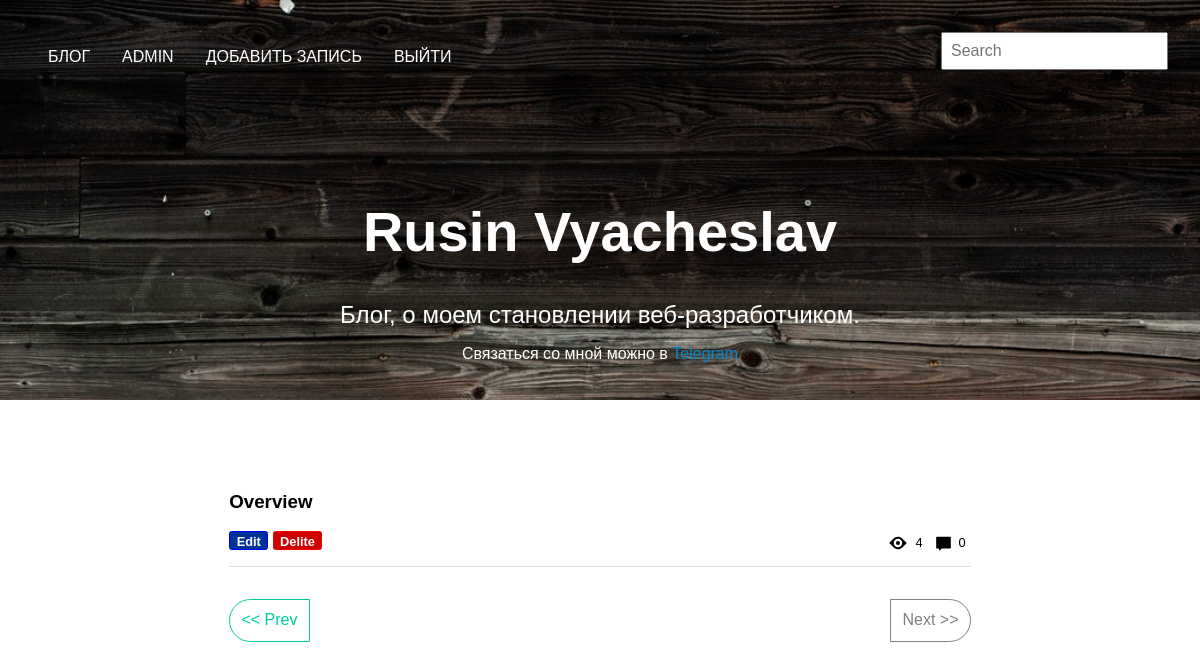
Page /admin?page=3 (signed in) on the committed database.
### app/models.py (models this page shows)
class Post(db.Model):
	id = db.Column(db.Integer, primary_key=True)
	header = db.Column(db.String(128), index=True)
	text = db.Column(db.String(512))
	date = db.Column(db.DateTime(), default=datetime.utcnow)
	user_id = db.Column(db.Integer, db.ForeignKey('user.id'))
	comment_id = db.relationship('Comment', backref='post', lazy=True)
	add_comment = db.Column(db.Boolean)
	views = db.Column(db.Integer(), default=0)

### app/views.py (the view)
@app.route('/admin', methods=['GET'])
@login_required
def admin():
	page = request.args.get('page', 1, type=int)
	posts = Post.query.order_by(Post.date.desc()).paginate(page, app.config['ADMIN_PER_PAGE'], error_out=False)
	comment_count = Comment.query.filter(Comment.post_id==Post.id).count()
	return render_template('admin.html', posts=posts, com_ct=comment_count)

### app/models.py (called while the page is built)
@login.user_loader
def load_user(id):
	return User.query.get(int(id))

### app/views.py (called while the page is built)
@app.context_processor
def utility_processor():
    def comment_ct(id):
        return Comment.query.filter(Comment.post_id==id).count()
    return dict(comment_ct=comment_ct)

### app/templates/admin.html
{% extends 'base.html' %}
{% block header %}
  {% include '_header.html' %}
{% endblock %}
{% block content %}
  <section class='main'>
      <div class='post' id='post'>
        {% for post in posts.items %}
        <h3 class='post__header'>
          <a style='color: black;' href="{{ url_for('post', id=post.id, _anchor='post') }}">{{ post.header }} </a>
        </h3>
          <div class='dop_func admin_line'>
          <a class='edit_btn' href="{{ url_for('edit_post', id=post.id, _anchor='edit_post') }}">Edit</a>
          <a class='del_btn' href="{{ url_for('delite', id=post.id) }}">Delite</a>
          <div class='com_views'>
            <img class='views' src="{{ url_for('static', filename='images/fi-eye.svg') }}">
            <span class='views_text'>{{ post.views }}</span>
            <img class='com' src="{{ url_for('static', filename='images/fi-comment.svg') }}">
            <span class='com_text'><a style='color:black;' href="{{ url_for('post', id=post.id, _anchor='comment-text') }}">{{ comment_ct(post.id) }}</a></span>
          </div>
        </div>
      {% endfor %}
      {% if posts.has_prev %}
		  <a style='color:#00cc99;' class='paginate left' href="{{ url_for('admin', page=posts.prev_num, _anchor='post') }}">&lt;&lt; Prev</a>
		{% else %}
		  <span class='disable left'>&lt;&lt; Prev</span>
		{% endif %}
		{% if posts.has_next %}
		  <a style='color:#00cc99;' class='paginate right' href="{{ url_for('admin', page=posts.next_num, _anchor='post') }}">Next &gt;&gt;</a>
		{% else %}
		  <span class='disable right'>Next &gt;&gt;</span>
		{% endif %}
      </div>
    </section>
{% endblock %}

### app/static/style.css (style rules this page uses)
html, body { font-family: 'PT Sans', sans-serif; font-size: 16px; height: 100vh; width: 100%; }
a { text-decoration: none; color: #fff; }
a:link, a:visited { color: #fff; }
.main { display: flex; justify-content: center; flex-direction: space-between; padding: 1.5em; margin: 3em; }
.post { width: 70.215053763440862%; }
.edit_btn { display: inline-block; padding-top: .2em; padding-right: .5em; padding-left: .5em; border: 1px solid blue; cursor: pointer; width: auto; border-radius: .2em; font-size: .8em; font-weight: bold; background-color: #003399; }
.del_btn { display: inline-block; padding-top: .2em; padding-right: .5em; padding-left: .5em; border: 1px solid red; background-color: #CC0000; cursor: pointer; width: auto; border-radius: .2em; font-size: .8em; font-weight: bold; }
.admin_line { display: block; border-bottom: 1px solid #dddddd; padding-bottom: 1em; }
.dop_func { display: block; }
.com_views { display: flex; float: right; }
.com { display: inline-block; width: 1.2em; height: 1.2em; padding-left: .4em; padding-top:.2em; }
.views { display: inline-block; width: 1.5em; height: 1.5em; padding-left: .4em; }
.views_text { display: inline-block; padding: .4em; font-size: .8em; line-height: auto; }
.com_text { display: inline-block; padding: .4em; font-size: .8em; }
.paginate { display: inline-block; border: 1px solid #00cc99; padding: .7em; color: #00cc99; margin-top: 2em; }
a.paginate { -webkit-tap-highlight-color: rgba(0, 0, 0, 0); -webkit-tap-highlight-color: transparent; }
.disable { display: inline-block; border: 1px solid gray; padding: .7em; color: gray; margin-top: 2em; }
.left { border-radius: 1.5em 0 0 1.5em; }
.right { border-radius: 0 1.5em 1.5em 0; float: right; }

### app/static/normolize.css (style rules this page uses)
html { line-height: 1.15; -webkit-text-size-adjust: 100%; }
body { margin: 0; }
a { background-color: transparent; }
img { border-style: none; }

### rows in the picture
Post: header "Overview", views "4", comment_ct "0"
